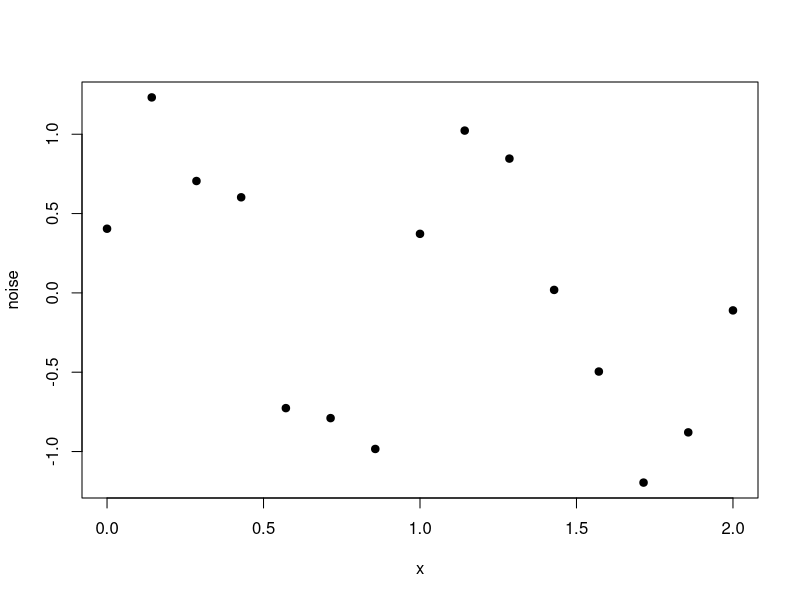
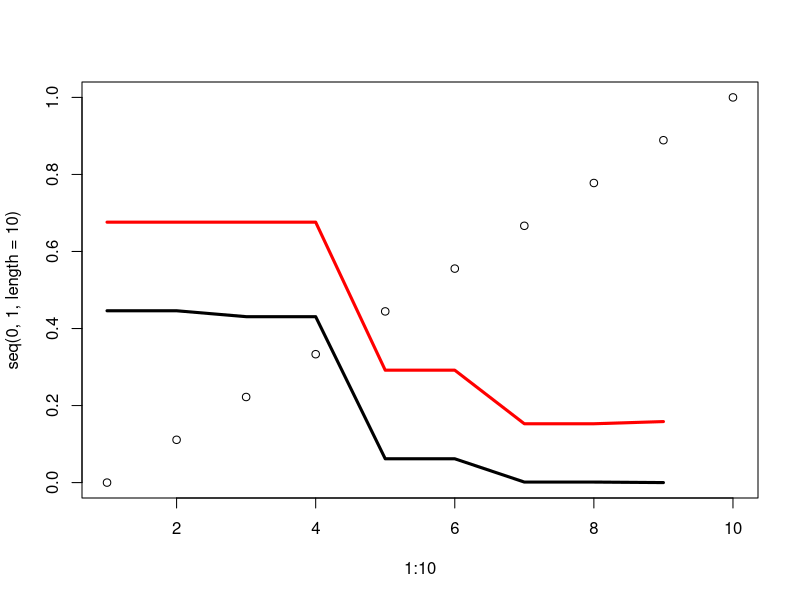

Source code (R) for these figures, in order:
n = 15

x = seq(0,2,length = n)
y = sin(2*pi*x)



noise = y + rnorm(n, sd = 0.3)

data = data.frame(x, noise)

plot(x,noise, pch = 19)


lm1 <- lm(y~poly(x,1))
lm2 <- lm(y~poly(x,2))
lm3 <- lm(y~poly(x,3))
lm4 <- lm(y~poly(x,4))
lm5 <- lm(y~poly(x,5))
lm6 <- lm(y~poly(x,6))
lm7 <- lm(y~poly(x,7))
lm8 <- lm(y~poly(x,8))
lm9 <- lm(y~poly(x,9))
lms = list(lm1,lm2,lm3,lm4,lm5,lm6,lm7,lm8,lm9)
train = test = vector(length = 9)

for(i in 1:9){
  train[i] = var(lms[i][[1]]$residuals)
}

newy = sin(2*pi*x) + rnorm(n,sd = .3)

for(i in 1:9){
  test[i] = 1/10*sum((newy - predict(lms[i][[1]], newdata = data.frame(x)))^2)
}

plot(1:10, seq(0,1,length = 10))
lines(1:9, train, ylim = c(0,0.5), col = 'black', lwd = 3)
lines(1:9, test, pch = "X", col = "red", lwd = 3)
cbind(train,test)

